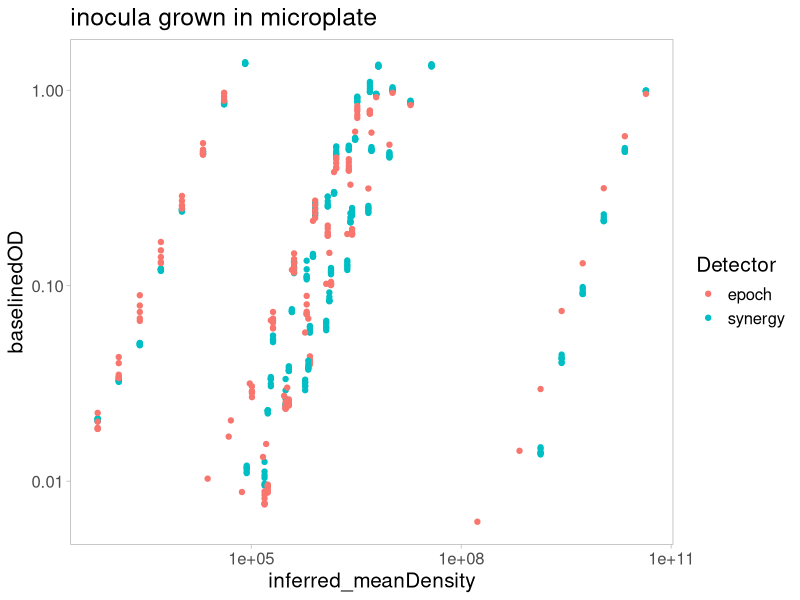
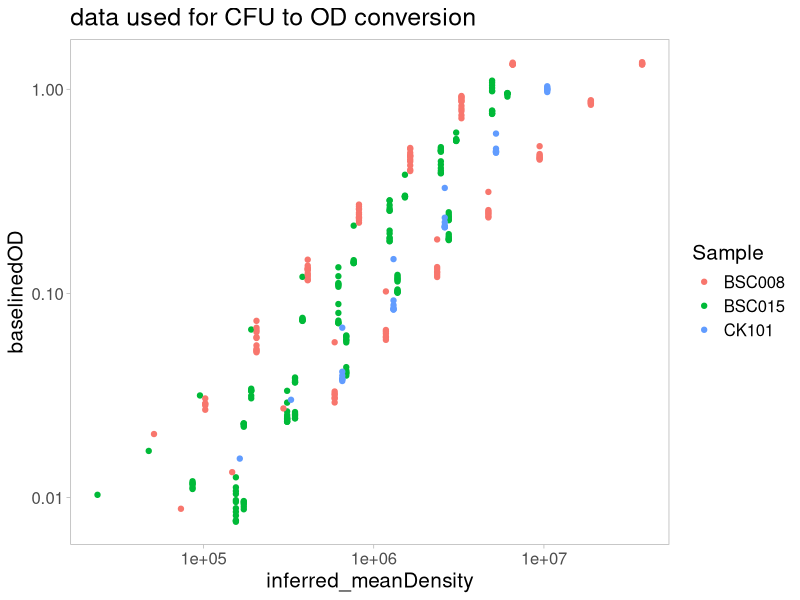
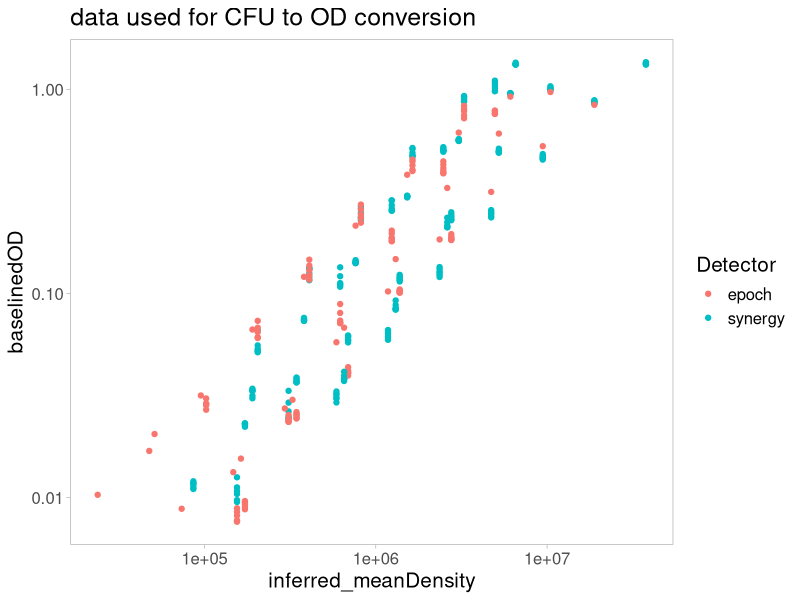
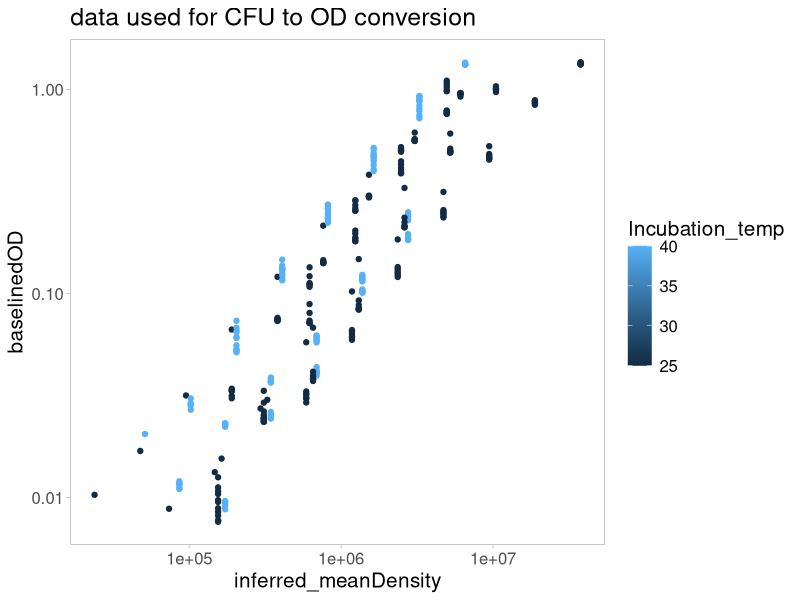
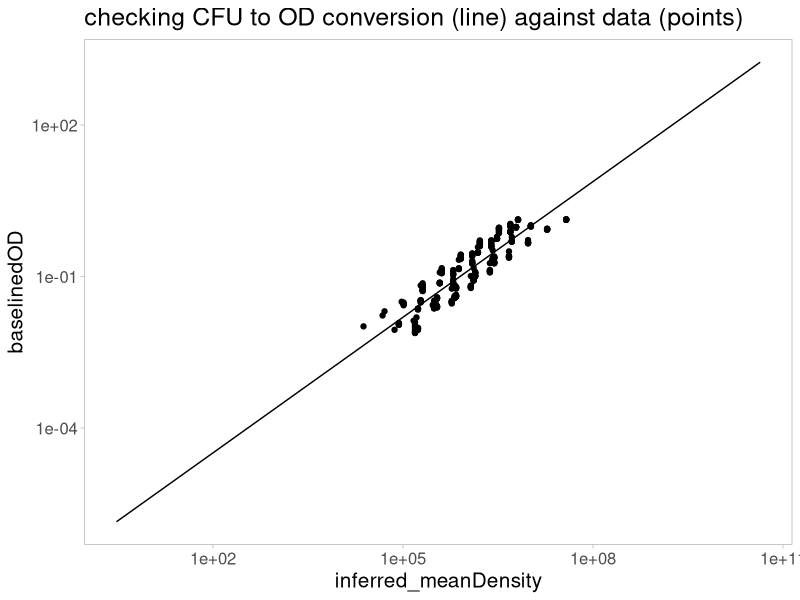

Source code (R) for these figures, in order:
## ---- chunk 1
# load environment
library(tidyverse)
library(readxl) # for importing data directly from Excel sheet
library(broom) # for easy fitting of several lm's from the same df

# print the complete info about packages and versions currently loaded in the environment:
sessionInfo()

# set theme for all plots
fave_theme <- theme_light() + # see other options at https://ggplot2.tidyverse.org/reference/ggtheme.html
  theme(text = element_text(size=15), # larger text size for titles & axes
        panel.grid.major = element_blank(), # remove major gridlines
        panel.grid.minor = element_blank()) # remove minor gridlines
theme_set(fave_theme)
## ---- chunk 2
#####################################
# load the microplate OD data
#####################################
synergy.df <- read_excel("./data/calibration_spectrophotometers--22Feb24.xlsx", sheet="microplate H1") %>%
                pivot_longer(cols=`25_rep1`:`40_rep6`,
                                   names_to=c("Temp", "Rep"),
                                   names_pattern="(.*)_rep(.)",
                                   values_to="OD") # reorganize the shape of the dataframe
epoch.df <- read_excel("./data/calibration_spectrophotometers--22Feb24.xlsx", sheet="microplate Epoch") %>%
                pivot_longer(cols=`25_rep1`:`40_rep6`,
                                   names_to=c("Temp", "Rep"),
                                   names_pattern="(.*)_rep(.)",
                                   values_to="OD") # reorganize the shape of the dataframe

# load the microplate CFU data
plateCFU.df <- read_excel("./data/calibration_spectrophotometers--22Feb24.xlsx", sheet="microplate_CFU")

#####################################
# baseline subtract using the blanks as well as the bottom 3 lowest dilutions for each sample
#####################################

## check if there's any systematic trend in the baseline value
#baseline_trend <- rbind(synergy.df %>% add_column(machine="Synergy"), # combine the data from the 2 plate readers
#                        epoch.df %>% add_column(machine="Epoch")) %>%
#                    filter(Dilution < 5e-06) %>%                      # keep blanks & 3 lowest dilutions
#                      # get median value for each temperature & replicate
#                      select(-Dilution, -Sample) %>% group_by(Temp, Rep, machine) %>%
#                          summarise(medianBlankOD = median(OD, na.rm=TRUE),
#                                    ICR_lo = quantile(OD, probs=0.25),
#                                    ICR_hi = quantile(OD, probs=0.75))
#ggplot(baseline_trend, aes(x=Rep, y=medianBlankOD, colour=Temp)) +
#  facet_wrap(vars(machine), scales="free") +
#  geom_errorbar(aes(ymin=ICR_lo, ymax=ICR_hi), width=0.2) +
#  geom_point()
## there is NO systematic trend in the baseline value
#rm(baseline_trend)

# in this case it seems there's a difference in the baselines for different incubation temperatures, but only for the Epoch2...

# baseline everything in the same way as before
synergy.df <- inner_join(synergy.df %>% filter(Dilution < 5e-06) %>%
                            select(-Dilution, -Sample) %>% # get the blanks & calculate mean value for each Temp & Rep
                                group_by(Temp, Rep) %>% summarise(medianBlankOD = median(OD, na.rm=TRUE)),
                          synergy.df %>% filter(Dilution > 5e-06) # add the medianBlankOD back to the data without the samples used for blanking
                        ) %>% mutate(baselinedOD = OD-medianBlankOD)

epoch.df <- inner_join(epoch.df %>% filter(Dilution < 5e-06) %>%
                          select(-Dilution, -Sample) %>% # get the blanks & calculate mean value for each Temp & Rep
                              group_by(Temp, Rep) %>%
                                summarise(medianBlankOD = median(OD, na.rm=TRUE)),
                       epoch.df %>% filter(Dilution > 5e-06) # add the medianBlankOD back to the data without the samples used for blanking
                      ) %>% mutate(baselinedOD = OD-medianBlankOD)


#####################################
# estimate the mean CFU of each sample
#####################################
plateCFU.df <- plateCFU.df %>% mutate(CFU_per_mL = `CFU per 100uL`/Dilution*10) %>%
                group_by(Sample, Phase, Incubation) %>%
                  summarise(meanCFU = mean(CFU_per_mL),
                            sdCFU = sd(CFU_per_mL))

# combine the CFU data with the OD data & infer the CFU for each dilution used in the OD data
synergy.df <- left_join(synergy.df, plateCFU.df) %>%
                mutate(inferred_meanDensity = meanCFU*Dilution,
                       inferred_sdDensity = sdCFU*Dilution) %>%
                  select(-meanCFU, -sdCFU)

epoch.df <- left_join(epoch.df, plateCFU.df) %>%
                mutate(inferred_meanDensity = meanCFU*Dilution,
                       inferred_sdDensity = sdCFU*Dilution) %>%
                  select(-meanCFU, -sdCFU)

# remove some of the data points because it seems we are hitting up against the limit of detection
synergy.df <- synergy.df %>% filter(inferred_meanDensity > 5e+04,
                                    baselinedOD > 5e-03,
                                    Temp==25) # drop the 40C because it looks even worse than 25C
# remove some of the data points because it seems we are hitting up against the limit of detection
epoch.df <- epoch.df %>% filter(inferred_meanDensity > 1e+04,
                           baselinedOD > 5e-03,
                           Temp==25) # again remove OD acquisition temp of 40C

# create columns for log10 values
synergy.df <- synergy.df %>%
                mutate(log10_OD = log10(baselinedOD),
                       log10_density = log10(inferred_meanDensity)) %>%
                 filter(log10_OD > -Inf)
epoch.df <- epoch.df %>%
              mutate(log10_OD = log10(baselinedOD),
                     log10_density = log10(inferred_meanDensity)) %>%
                 filter(log10_OD > -Inf)

# store the raw data
all_calib.data <- rbind(synergy.df %>% mutate(Detector="synergy"),
                        epoch.df %>% mutate(Detector="epoch")) %>% ungroup() %>%
                    select(-Rep, -medianBlankOD, -Dilution, -OD, -Temp) %>%
                      separate_wider_delim(Incubation, "C ", names=c("Incubation_temp", "Flask")) %>%
                        mutate(OD_temp=25)
all_calib.data$Incubation_temp <- as.numeric(all_calib.data$Incubation_temp)

rm(epoch.df, synergy.df, plateCFU.df)
## ---- chunk 3
# load the microplate OD data
synergy.df <- read_excel("./data/calibration_spectrophotometers--26Feb24.xlsx", sheet="microplate H1") %>%
                pivot_longer(cols =`rep1`:`rep6`,
                             names_to = "Rep",
                             names_pattern="rep(.)",
                             values_to="OD") %>% # reorganize the shape of the dataframe
                  mutate(OD_temp = 25)
epoch.df <- read_excel("./data/calibration_spectrophotometers--26Feb24.xlsx", sheet="microplate Epoch") %>%
              pivot_longer(cols =`rep1`:`rep6`,
                             names_to = "Rep",
                             names_pattern="rep(.)",
                             values_to="OD") %>% # reorganize the shape of the dataframe
                  mutate(OD_temp = 40)

# load the microplate CFU data
plateCFU.df <- read_excel("./data/calibration_spectrophotometers--26Feb24.xlsx", sheet="microplate_CFU")

# baseline subtract using the blanks as well as the bottom 1 lowest dilution for each sample

## check if there's any systematic trend in the baseline value
#baseline_trend <- rbind(synergy.df %>% add_column(machine="Synergy"), # combine the data from the 2 plate readers
#                        epoch.df %>% add_column(machine="Epoch")) %>%
#                    filter(Dilution < 1e-06) %>%                      # keep blanks & 3 lowest dilutions
#                      # get median value for each reader & replicate
#                      select(-Dilution, -Sample) %>% group_by(Rep, machine, Incubation) %>%
#                          summarise(medianBlankOD = median(OD, na.rm=TRUE),
#                                    ICR_lo = quantile(OD, probs=0.25, na.rm=TRUE),
#                                    ICR_hi = quantile(OD, probs=0.75, na.rm=TRUE))
#ggplot(baseline_trend, aes(x=Rep, y=medianBlankOD, colour=Incubation)) +
#  facet_wrap(vars(machine), scales="free") +
#  geom_errorbar(aes(ymin=ICR_lo, ymax=ICR_hi), width=0.2) +
#  geom_point()
## yes, there is a trend. But only for the Epoch2 plate reader and 25C data...
#rm(baseline_trend)

# remove the first 5 replicates in the "25C plate" Epoch data
epoch.df <- rbind(epoch.df %>% filter(Incubation == "25C plate reader", Rep==6),
                  epoch.df %>% filter(Incubation == "40C plate reader", Rep<6))
# & remove the 6th replicate in the "40C plate" Epoch data (that one is all NA's anyway)


# now, after excluding problematic values, baseline similarly to previous data:
synergy.df <- inner_join(synergy.df %>% filter(Dilution < 1e-06) %>%
                            select(-Dilution, -Sample) %>% # get the blanks & calculate mean value for each Temp & Rep
                                group_by(Rep, Incubation) %>% summarise(medianBlankOD = median(OD, na.rm=TRUE)),
                          synergy.df %>% filter(Dilution > 1e-06) # add the medianBlankOD back to the data without the samples used for blanking
                        ) %>% mutate(baselinedOD = OD-medianBlankOD)

epoch.df <- inner_join(epoch.df %>% filter(Dilution < 1e-06) %>%
                          select(-Dilution, -Sample) %>% # get the blanks & calculate mean value for each Temp & Rep
                              group_by(Rep, Incubation) %>% summarise(medianBlankOD = median(OD, na.rm=TRUE)),
                       epoch.df %>% filter(Dilution > 1e-06) # add the medianBlankOD back to the data without the samples used for blanking
                      ) %>% mutate(baselinedOD = OD-medianBlankOD)

# estimate the mean CFU of each sample
plateCFU.df <- plateCFU.df %>% mutate(CFU_per_mL = `CFU per 100uL`/Dilution*10) %>%
                group_by(Sample, Phase, Incubation) %>%
                  summarise(meanCFU = mean(CFU_per_mL),
                            sdCFU = sd(CFU_per_mL))

# combine the CFU data with the OD data & infer the CFU for each dilution used in the OD data
synergy.df <- left_join(synergy.df, plateCFU.df) %>%
                mutate(inferred_meanDensity = meanCFU*Dilution,
                       inferred_sdDensity = sdCFU*Dilution) %>%
                  select(-meanCFU, -sdCFU)

epoch.df <- left_join(epoch.df, plateCFU.df) %>%
                mutate(inferred_meanDensity = meanCFU*Dilution,
                       inferred_sdDensity = sdCFU*Dilution) %>%
                  select(-meanCFU, -sdCFU)

# remove some of the data points because it seems we are hitting up against the limit of detection
synergy.df <- rbind(synergy.df %>% filter(Sample=="BSC004", baselinedOD > 1e-02),
                    synergy.df %>% filter(Sample=="BSC008", Incubation=="25C plate reader", baselinedOD > 2e-02),
                    synergy.df %>% filter(Sample=="BSC008", Incubation=="40C plate reader", baselinedOD > 5e-02),
                    synergy.df %>% filter(Sample=="BSC015", Incubation=="25C plate reader", baselinedOD > 2e-02),
                    synergy.df %>% filter(Sample=="BSC015", Incubation=="40C plate reader", baselinedOD > 1e-02),
                    synergy.df %>% filter(Sample=="CK101", baselinedOD > 2e-02))
# remove the most concentrated samples because of violation of the Beer-Lambert law
synergy.df <- synergy.df %>% filter(baselinedOD < 1.4)

# remove some of the data points because it seems we are hitting up against the limit of detection
epoch.df <- rbind(epoch.df %>% filter(Sample %in% c("BSC004", "BSC008"), Incubation=="25C plate reader", baselinedOD > 5e-03),
                  epoch.df %>% filter(Sample %in% c("BSC015", "CK101"), Incubation=="25C plate reader", baselinedOD > 1e-02),
                  epoch.df %>% filter(Sample=="BSC015", Incubation=="40C plate reader", baselinedOD > 1e-02),
                  epoch.df %>% filter(Sample=="BSC008", Incubation=="40C plate reader", baselinedOD > 2e-02))
# remove the most concentrated samples because of violation of the Beer-Lambert law
epoch.df <- epoch.df %>% filter(baselinedOD < 1.1)


# get the log10 of the data
synergy.df <- synergy.df %>%
                mutate(log10_OD = log10(baselinedOD),
                       log10_density = log10(inferred_meanDensity)) %>%
                 filter(log10_OD > -Inf,
                        baselinedOD > 1e-13)

epoch.df <- epoch.df %>%
              mutate(log10_OD = log10(baselinedOD),
                     log10_density = log10(inferred_meanDensity)) %>%
                 filter(log10_OD > -Inf)

# store the raw data
temp.data <- rbind(synergy.df %>% mutate(Detector="synergy", OD_temp=25),
                   epoch.df %>% mutate(Detector="epoch", OD_temp=40)) %>% ungroup() %>%
               select(-Rep, -medianBlankOD, -Dilution, -OD) %>%
                 separate_wider_delim(Incubation, "C ", names=c("Incubation_temp", "Flask"))
temp.data$Incubation_temp <- as.numeric(temp.data$Incubation_temp)
all_calib.data <- rbind(all_calib.data %>% mutate(Sample = "BSC015"),
                        temp.data)

rm(epoch.df, synergy.df, plateCFU.df, temp.data)
## ---- chunk 4
ggplot(all_calib.data %>% filter(Flask == "plate reader"),
       aes(x=inferred_meanDensity, y=baselinedOD, colour=Detector)) +
  geom_point() +
  scale_y_log10() +
  scale_x_log10() +
  labs(title = "inocula grown in microplate")

## rather arbitrarily pick a subset of the data for creating the conversion
conversion.data <- all_calib.data %>% filter(Flask == "plate reader") %>%
                      filter(Sample != "BSC004") # exclude right side outlier
# exclude left side outlier
conversion.data <- conversion.data[-which(conversion.data$Sample=="BSC015" & conversion.data$Incubation_temp==40 & conversion.data$Phase=="Stationary"),]

# plot the final data that will be used for the conversion estimate:
ggplot(conversion.data, # here in terms of species
       aes(x=inferred_meanDensity, y=baselinedOD, colour=Sample)) +
  geom_point() +
  scale_y_log10() +
  scale_x_log10() +
  labs(title = "data used for CFU to OD conversion")
# plot again in terms of the microplate reader
ggplot(conversion.data,
       aes(x=inferred_meanDensity, y=baselinedOD, colour=Detector)) +
  geom_point() +
  scale_y_log10() +
  scale_x_log10() +
  labs(title = "data used for CFU to OD conversion")
# and again in terms of incubation temperature
ggplot(conversion.data,
       aes(x=inferred_meanDensity, y=baselinedOD, colour=Incubation_temp)) +
  geom_point() +
  scale_y_log10() +
  scale_x_log10() +
  labs(title = "data used for CFU to OD conversion")

# a linear model with density as the predictor
CFU_to_OD.lm <- with(conversion.data,
                     lm(log10_OD ~ log10_density))
summary(CFU_to_OD.lm)

# a function to convert from CFU to OD
convert_CFU_to_OD <- function(CFU) {
  10^(coef(CFU_to_OD.lm)[1] + coef(CFU_to_OD.lm)[2]*log10(CFU))
}

# check what these predictions look like
some_CFU_vals <- seq(from=3.000e+00, to=4.362e+10, length.out=10)
pred_OD <- sapply(some_CFU_vals,
                  convert_CFU_to_OD)

ggplot(conversion.data,
       aes(x=inferred_meanDensity, y=baselinedOD)) +
  geom_point() +
  scale_y_log10() +
  scale_x_log10() +
  geom_line(data=data.frame(some_CFU_vals, pred_OD), aes(x=some_CFU_vals, y=pred_OD)) +
  labs(title = "checking CFU to OD conversion (line) against data (points)")

# clean up
rm(all_calib.data, conversion.data, pred_OD, some_CFU_vals)
